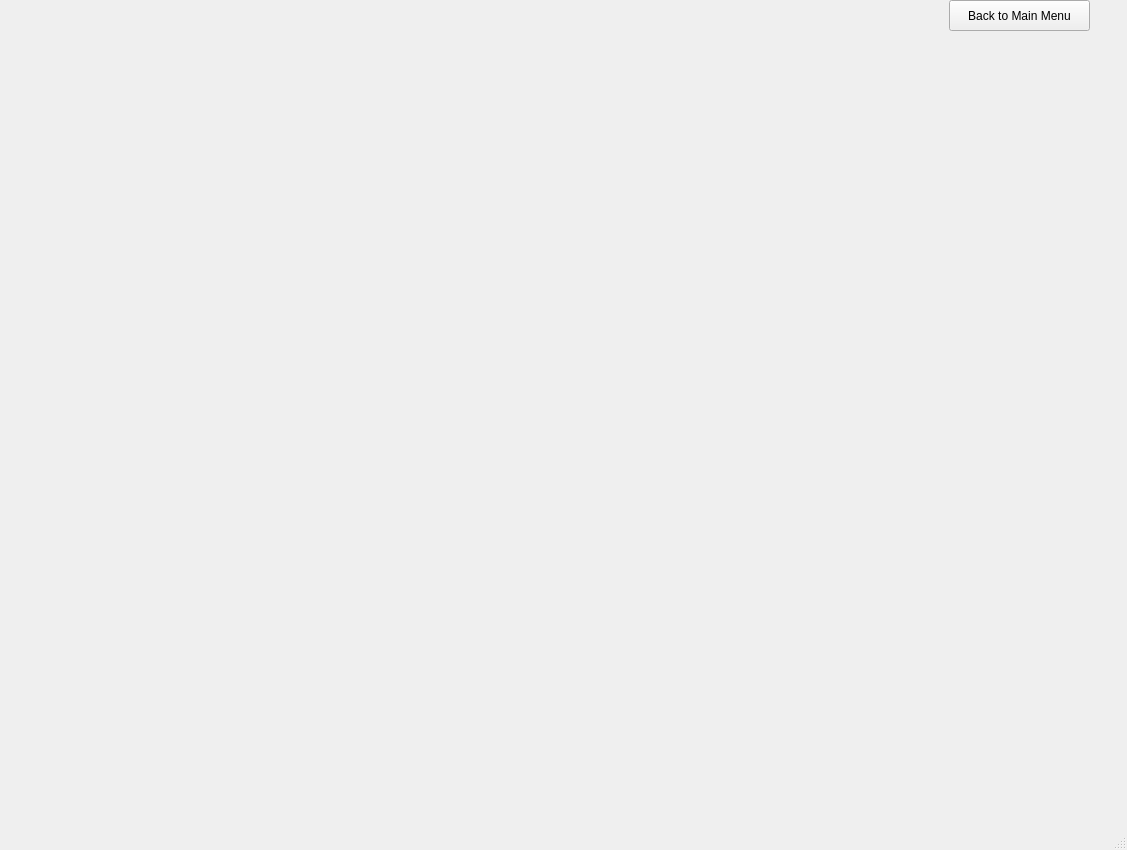
<?xml version="1.0" encoding="UTF-8"?>
<ui version="4.0">
 <class>GenerateBalanceSheet</class>
 <widget class="QMainWindow" name="GenerateBalanceSheet">
  <property name="geometry">
   <rect>
    <x>0</x>
    <y>0</y>
    <width>1127</width>
    <height>850</height>
   </rect>
  </property>
  <property name="windowTitle">
   <string>MainWindow</string>
  </property>
  <widget class="QWidget" name="centralwidget">
   <widget class="QPushButton" name="pushButton">
    <property name="geometry">
     <rect>
      <x>949</x>
      <y>0</y>
      <width>141</width>
      <height>31</height>
     </rect>
    </property>
    <property name="text">
     <string>Back to Main Menu</string>
    </property>
   </widget>
  </widget>
  <widget class="QMenuBar" name="menubar">
   <property name="geometry">
    <rect>
     <x>0</x>
     <y>0</y>
     <width>1127</width>
     <height>25</height>
    </rect>
   </property>
  </widget>
  <widget class="QStatusBar" name="statusbar"/>
 </widget>
 <resources/>
 <connections/>
</ui>
